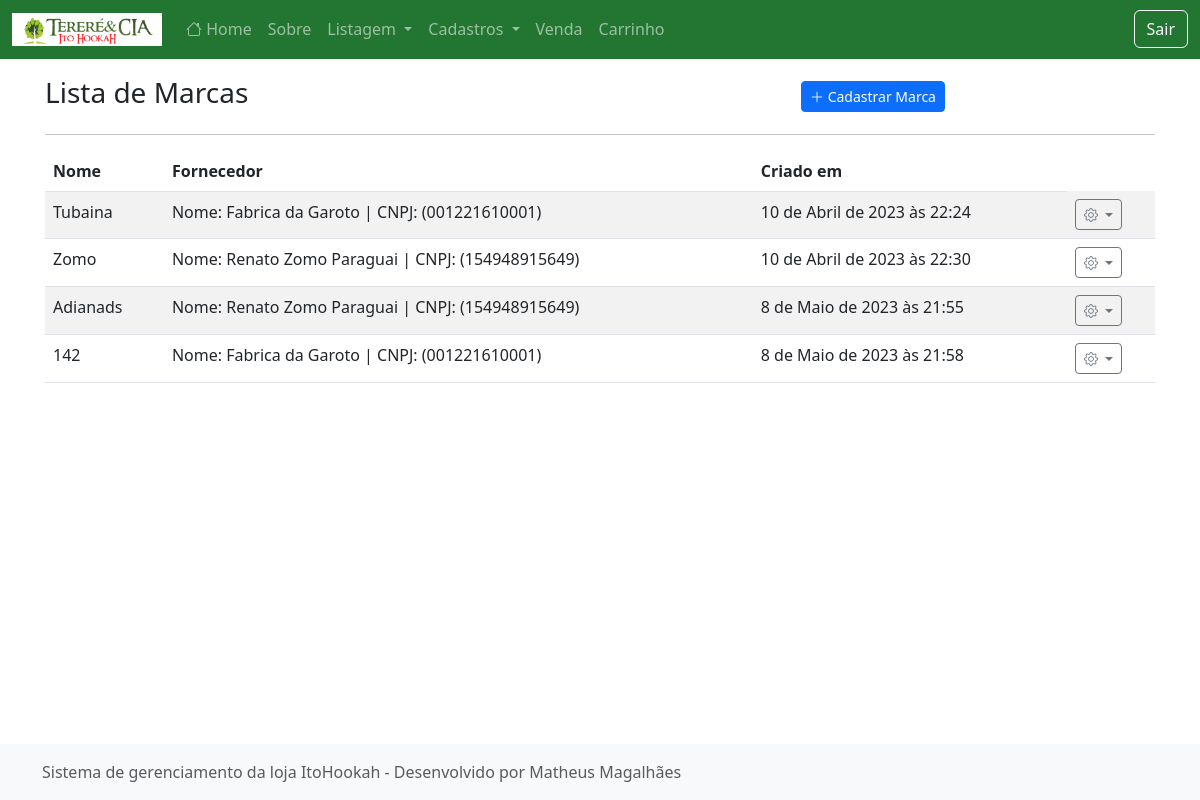
The page /listar/marca/ (signed in) on the database as committed earlier.
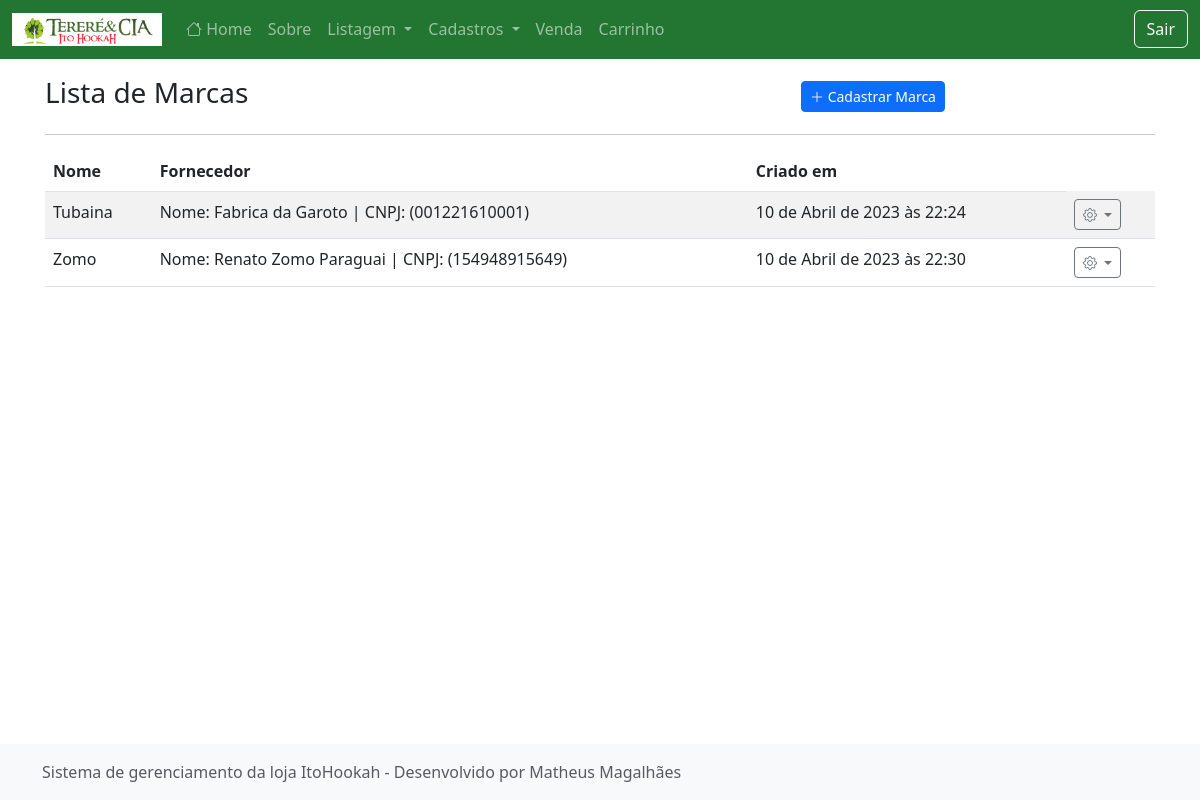
The same page on the database as committed later.
### cadastros/models.py (models this page shows, shortened)
class Marca(models.Model):
    nome = models.CharField(max_length=50)
    fornecedor = models.ForeignKey(Fornecedor, on_delete=models.PROTECT)
    cadastrado_em = models.DateTimeField(auto_now_add=True)
    atualizado_em = models.DateTimeField(auto_now=True)

class Fornecedor(models.Model):
    nome = models.CharField(max_length=50)
    telefone = models.CharField(max_length=15, verbose_name="Telefone")
    documento = models.CharField(max_length=18, help_text="Informe o CNPJ")
    cadastrado_em = models.DateTimeField(auto_now_add=True)
    atualizado_em = models.DateTimeField(auto_now=True)
    def __str__(self):
        return f"Nome: {self.nome} | CNPJ: ({self.documento})"

### cadastros/views.py (the view)
# urls.py: path("listar/marca/", MarcaList.as_view(), name="listar-marca"),
class MarcaList(ListView):
    model = Marca
    template_name = "cadastros/list/marca.html"

### cadastros/templates/cadastros/list/marca.html (shortened to what this page needs)
{% extends 'paginas/modelo.html' %}
{% load static %}
{% block conteudo %}
<div class="row justify-content-center align-items-center mt-3">
    <div class="col-md-8">
        <h3 class="">Lista de Marcas</h3>
    </div>
    <div class="col-md">
        <a href="{% url 'cadastrar-marca' %}" class="btn btn-primary btn-sm">
            <i class="bi bi-plus-lg"></i>
            Cadastrar Marca
        </a>
    </div>
</div>
<hr>
<div class="table-responsive-lg">
    <table class="table table-striped">
        <thead>
            <tr>
                <th>Nome</th>
                <th>Fornecedor</th>
                <th>Criado em</th>
            </tr>
        </thead>
        <tbody>
            {% for obj in object_list %}
            <tr class="">
                <td>{{ obj.nome }}</td>
                <td>{{ obj.fornecedor }}</td>
                <td>{{ obj.cadastrado_em }}</td>
                <td>
                    <div class="dropdown">
                        <a class="btn btn-sm btn-outline-secondary dropdown-toggle" href="#" role="button"
                            data-bs-toggle="dropdown" aria-expanded="false">
                            <i class="bi bi-gear"></i>
                        </a>
                    </div>
                </td>
            </tr>
            {% empty %}
            <tr>
                <th colspan="100%">Nenhum registro encontrado.</th>
            </tr>
            {% endfor %}
        </tbody>
    </table>
</div>
{% endblock %}

Rows that differ between the two databases and show on the page:
removed Marca: nome "Adianads", fornecedor "Nome: Renato Zomo Paraguai | CNPJ: (154948915649)", cadastrado_em "8 de Maio de 2023 às 21:55"
removed Marca: nome "142", fornecedor "Nome: Fabrica da Garoto | CNPJ: (001221610001)", cadastrado_em "8 de Maio de 2023 às 21:58"
